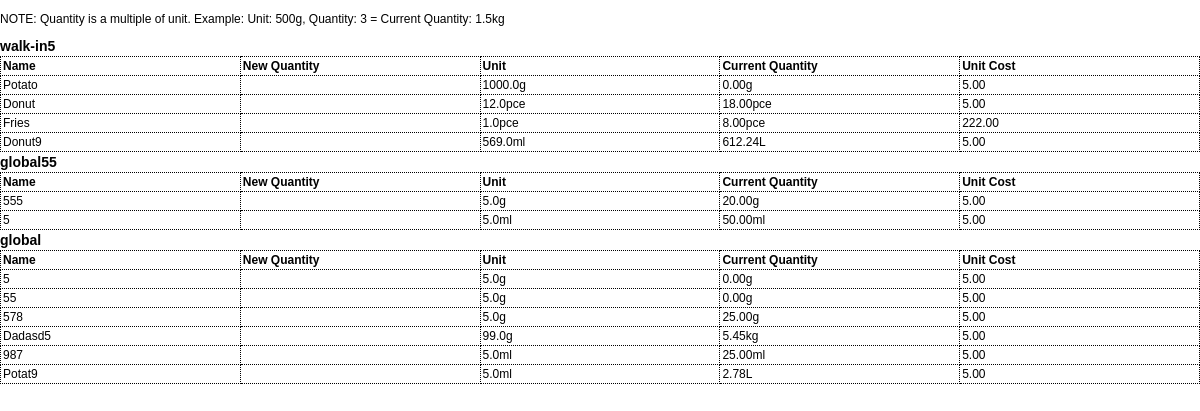
Page /inventory/print/ on the earlier database version.
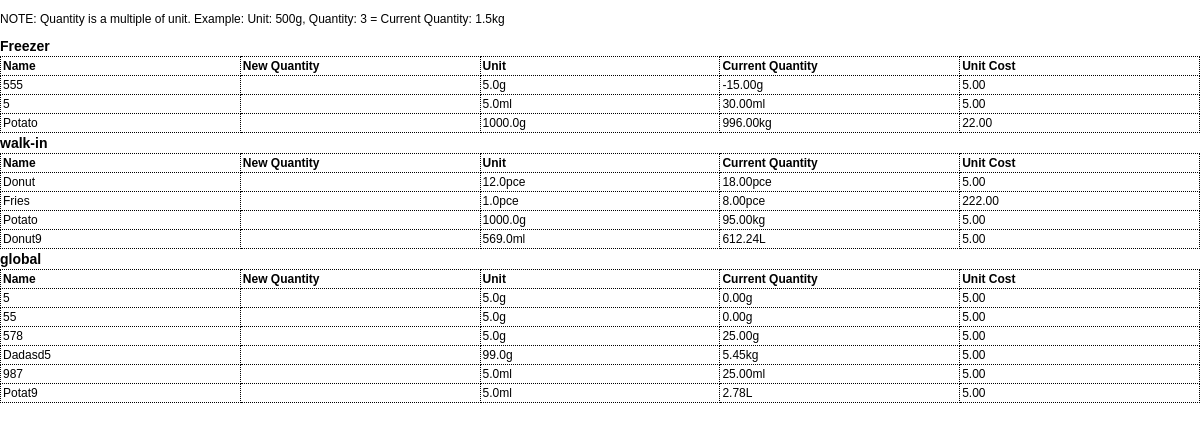
Same page on the later database version.
### inventory/models.py (models this page shows, shortened)
class Category(models.Model):
    name = models.CharField(max_length=100, unique=True, default="global")
    slug = models.SlugField(max_length=100, unique=True, blank=True)
    order = models.PositiveIntegerField(default=1)
    class Meta:
        ordering = ['order']

class Ingredient(models.Model):
    UNIT_TYPES = [
        ('g', 'gram'),
        ('ml', 'milliliter'),
        ('pce', 'piece'),
        ('cm', 'centimeter'),
        ('oz', 'ounce'),
        ('fl_oz', 'fluid ounce'),
        ('in', 'inch'),
    ]
    name = models.CharField(max_length=255)
    slug = models.SlugField(max_length=255, unique=True, blank=True)
    quantity = models.FloatField()  # Quantity in stock
    threshold = models.FloatField(default=0)  # Minimum threshold for inventory
    category = models.ForeignKey('Category', on_delete=models.CASCADE)
    unit_type = models.CharField(max_length=10, choices=UNIT_TYPES)
    unit_multiplier = models.FloatField()  # Multiplier for unit type
    unit_cost = models.FloatField()  # Cost per unit
    estimated_usage = models.FloatField(null=True, blank=True)  # Optional, estimated usage per day
    total_cost = models.DecimalField(max_digits=12, decimal_places=2, editable=False)
    history = HistoricalRecords()
    order = models.PositiveIntegerField(default=1)
    change_source = models.CharField(max_length=50, blank=True, null=True)
    class Meta:
        ordering = ['order']
        unique_together = ('name', 'category')
    @property
    def converted_quantity(self):
        return self._convert_unit(self.quantity)
    def _convert_unit(self, value):
        metric_conversion_factors = {
            'g': Decimal('1000'),       # 1000 grams = 1 kg
            'ml': Decimal('1000'),      # 1000 milliliters = 1 liter
            'cm': Decimal('100'),       # 100 cm = 1 m
        }
        imperial_conversion_factors = {
            'oz': Decimal('16'),        # 16 ounces = 1 pound
            'fl_oz': Decimal('128'),    # 128 fluid ounces = 1 gallon
            'in': Decimal('12'),        # 12 inches = 1 foot
        }
        if self.unit_type in metric_conversion_factors:
            conversion_factor = metric_conversion_factors[self.unit_type]
            higher_unit = {'g': 'kg', 'ml': 'L', 'cm': 'm'}.get(self.unit_type, self.unit_type)
        elif self.unit_type in imperial_conversion_factors:
            conversion_factor = imperial_conversion_factors[self.unit_type]
            higher_unit = {'oz': 'lb', 'fl_oz': 'gal', 'in': 'ft'}.get(self.unit_type, self.unit_type)
        else:
            conversion_factor = Decimal('1')
            higher_unit = self.unit_type
        base_qty = Decimal(value) * Decimal(self.unit_multiplier)
        if base_qty < conversion_factor:
            return f"{base_qty.quantize(Decimal('.01'), rounding=ROUND_HALF_UP)}{self.unit_type}"
        converted_qty = base_qty / conversion_factor
        return f"{converted_qty.quantize(Decimal('.01'), rounding=ROUND_HALF_UP)}{higher_unit}"

### inventory/views.py (the view)
# urls.py: path('print/', views.print_inventory, name='print_inventory'),
def print_inventory(request):
    categories = Category.objects.prefetch_related(
        models.Prefetch('ingredient_set', queryset=Ingredient.objects.order_by('order'))
    )
    context = {'categories': categories}
    return render(request, 'inventory/print_inventory.html', context)

### inventory/templates/inventory/print_inventory.html (shortened to what this page needs)
<!DOCTYPE html>
<html lang="en">
<head>
</head>
<body>
    <p>NOTE: Quantity is a multiple of unit. Example: Unit: 500g, Quantity: 3 = Current Quantity: 1.5kg</p>
    {% load humanize %}
    {% for category in categories %}
    <h2>{{ category.name }}</h2>
    <table>
        <thead>
            <tr>
                <th>Name</th>
                <th>New Quantity</th>
                <th>Unit</th>
                <th>Current Quantity</th>
                <th>Unit Cost</th>
            </tr>
        </thead>
        <tbody>
            {% for ingredient in category.ingredient_set.all %}
            <tr>
                <td>{{ ingredient.name|title }}</td>
                <td></td>
                <td>{{ ingredient.unit_multiplier }}{{ ingredient.unit_type }}</td>
                <td>{{ ingredient.converted_quantity }}</td>
                <td>{{ settings.get_currency_type_display }}{{ ingredient.unit_cost|floatformat:2|intcomma }}</td>
            </tr>
            {% endfor %}
        </tbody>
    </table>
    {% endfor %}
</body>
</html>

Differences in the rows shown:
changed Category: name "global55" → "Freezer"; moves up the list
changed Ingredient (number 1 of 13 on the later page): converted_quantity "20.00g" → "-15.00g"
changed Ingredient (number 2 of 13 on the later page): converted_quantity "50.00ml" → "30.00ml"
added Ingredient: name "Potato", unit_multiplier "1000.0", unit_type "g", converted_quantity "996.00kg", unit_cost "22.00", shown under Category "Freezer"
changed Category: name "walk-in5" → "walk-in"
changed Ingredient (number 6 of 13 on the later page): converted_quantity "0.00g" → "95.00kg"; moves down the list
